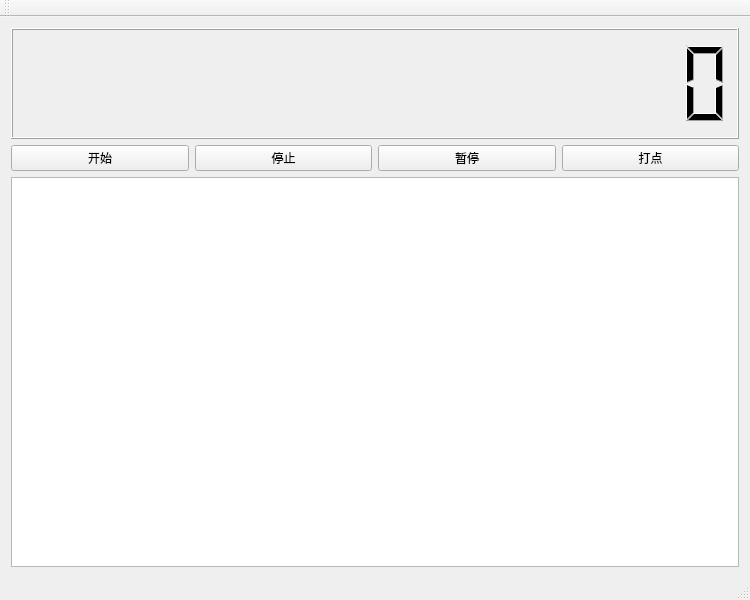
<?xml version="1.0" encoding="UTF-8"?>
<ui version="4.0">
 <class>MyTimerClass</class>
 <widget class="QMainWindow" name="MyTimerClass">
  <property name="geometry">
   <rect>
    <x>0</x>
    <y>0</y>
    <width>750</width>
    <height>600</height>
   </rect>
  </property>
  <property name="windowTitle">
   <string>我的计时器</string>
  </property>
  <widget class="QWidget" name="centralWidget">
   <layout class="QVBoxLayout" name="verticalLayout" stretch="2,1,7">
    <item>
     <widget class="QLCDNumber" name="lcdNumber">
      <property name="digitCount">
       <number>16</number>
      </property>
     </widget>
    </item>
    <item>
     <layout class="QHBoxLayout" name="horizontalLayout">
      <item>
       <widget class="QPushButton" name="btn_start">
        <property name="text">
         <string>开始</string>
        </property>
       </widget>
      </item>
      <item>
       <widget class="QPushButton" name="btn_stop">
        <property name="text">
         <string>停止</string>
        </property>
       </widget>
      </item>
      <item>
       <widget class="QPushButton" name="btn_pause">
        <property name="text">
         <string>暂停</string>
        </property>
       </widget>
      </item>
      <item>
       <widget class="QPushButton" name="btn_log">
        <property name="text">
         <string>打点</string>
        </property>
       </widget>
      </item>
     </layout>
    </item>
    <item>
     <widget class="QTextBrowser" name="textBrowser"/>
    </item>
   </layout>
  </widget>
  <widget class="QMenuBar" name="menuBar">
   <property name="geometry">
    <rect>
     <x>0</x>
     <y>0</y>
     <width>750</width>
     <height>23</height>
    </rect>
   </property>
  </widget>
  <widget class="QToolBar" name="mainToolBar">
   <attribute name="toolBarArea">
    <enum>TopToolBarArea</enum>
   </attribute>
   <attribute name="toolBarBreak">
    <bool>false</bool>
   </attribute>
  </widget>
  <widget class="QStatusBar" name="statusBar"/>
 </widget>
 <layoutdefault spacing="6" margin="11"/>
 <resources>
  <include location="MyTimer.qrc"/>
 </resources>
 <connections/>
</ui>
